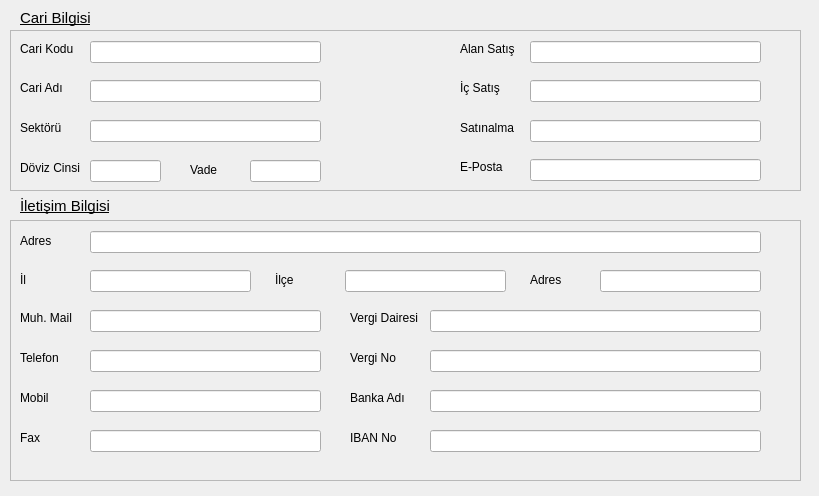
<?xml version="1.0" encoding="UTF-8"?>
<ui version="4.0">
 <class>Form</class>
 <widget class="QWidget" name="Form">
  <property name="geometry">
   <rect>
    <x>0</x>
    <y>0</y>
    <width>819</width>
    <height>496</height>
   </rect>
  </property>
  <property name="windowTitle">
   <string>Form</string>
  </property>
  <widget class="QFrame" name="accountinf">
   <property name="geometry">
    <rect>
     <x>10</x>
     <y>30</y>
     <width>791</width>
     <height>161</height>
    </rect>
   </property>
   <property name="frameShape">
    <enum>QFrame::Shape::StyledPanel</enum>
   </property>
   <property name="frameShadow">
    <enum>QFrame::Shadow::Raised</enum>
   </property>
   <widget class="QLineEdit" name="ckodu_line">
    <property name="geometry">
     <rect>
      <x>80</x>
      <y>11</y>
      <width>231</width>
      <height>22</height>
     </rect>
    </property>
   </widget>
   <widget class="QLineEdit" name="cadi_line">
    <property name="geometry">
     <rect>
      <x>80</x>
      <y>50</y>
      <width>231</width>
      <height>22</height>
     </rect>
    </property>
   </widget>
   <widget class="QLineEdit" name="csektor_line">
    <property name="geometry">
     <rect>
      <x>80</x>
      <y>90</y>
      <width>231</width>
      <height>22</height>
     </rect>
    </property>
   </widget>
   <widget class="QLabel" name="ckodu_label">
    <property name="geometry">
     <rect>
      <x>10</x>
      <y>11</y>
      <width>61</width>
      <height>16</height>
     </rect>
    </property>
    <property name="text">
     <string>Cari Kodu</string>
    </property>
   </widget>
   <widget class="QLabel" name="cadi_label">
    <property name="geometry">
     <rect>
      <x>10</x>
      <y>50</y>
      <width>49</width>
      <height>16</height>
     </rect>
    </property>
    <property name="text">
     <string>Cari Adı</string>
    </property>
   </widget>
   <widget class="QLabel" name="csektor_label">
    <property name="geometry">
     <rect>
      <x>10</x>
      <y>90</y>
      <width>49</width>
      <height>16</height>
     </rect>
    </property>
    <property name="text">
     <string>Sektörü</string>
    </property>
   </widget>
   <widget class="QLabel" name="dc_label">
    <property name="geometry">
     <rect>
      <x>10</x>
      <y>130</y>
      <width>61</width>
      <height>16</height>
     </rect>
    </property>
    <property name="text">
     <string>Döviz Cinsi</string>
    </property>
   </widget>
   <widget class="QLineEdit" name="dc_line">
    <property name="geometry">
     <rect>
      <x>80</x>
      <y>130</y>
      <width>71</width>
      <height>22</height>
     </rect>
    </property>
   </widget>
   <widget class="QLabel" name="isatis_label">
    <property name="geometry">
     <rect>
      <x>450</x>
      <y>50</y>
      <width>49</width>
      <height>16</height>
     </rect>
    </property>
    <property name="text">
     <string>İç Satış</string>
    </property>
   </widget>
   <widget class="QLineEdit" name="asatis_line">
    <property name="geometry">
     <rect>
      <x>520</x>
      <y>11</y>
      <width>231</width>
      <height>22</height>
     </rect>
    </property>
   </widget>
   <widget class="QLineEdit" name="isatis_line">
    <property name="geometry">
     <rect>
      <x>520</x>
      <y>50</y>
      <width>231</width>
      <height>22</height>
     </rect>
    </property>
   </widget>
   <widget class="QLabel" name="asatis_label">
    <property name="geometry">
     <rect>
      <x>450</x>
      <y>11</y>
      <width>61</width>
      <height>16</height>
     </rect>
    </property>
    <property name="text">
     <string>Alan Satış</string>
    </property>
   </widget>
   <widget class="QLabel" name="vade_label">
    <property name="geometry">
     <rect>
      <x>180</x>
      <y>130</y>
      <width>51</width>
      <height>20</height>
     </rect>
    </property>
    <property name="text">
     <string>Vade</string>
    </property>
   </widget>
   <widget class="QLineEdit" name="vade_line">
    <property name="geometry">
     <rect>
      <x>240</x>
      <y>130</y>
      <width>71</width>
      <height>22</height>
     </rect>
    </property>
   </widget>
   <widget class="QLineEdit" name="satinalma_line">
    <property name="geometry">
     <rect>
      <x>520</x>
      <y>90</y>
      <width>231</width>
      <height>22</height>
     </rect>
    </property>
   </widget>
   <widget class="QLineEdit" name="email_line">
    <property name="geometry">
     <rect>
      <x>520</x>
      <y>129</y>
      <width>231</width>
      <height>22</height>
     </rect>
    </property>
   </widget>
   <widget class="QLabel" name="email_label">
    <property name="geometry">
     <rect>
      <x>450</x>
      <y>129</y>
      <width>49</width>
      <height>16</height>
     </rect>
    </property>
    <property name="text">
     <string>E-Posta</string>
    </property>
   </widget>
   <widget class="QLabel" name="satinalma_label">
    <property name="geometry">
     <rect>
      <x>450</x>
      <y>90</y>
      <width>61</width>
      <height>16</height>
     </rect>
    </property>
    <property name="text">
     <string>Satınalma</string>
    </property>
   </widget>
  </widget>
  <widget class="QFrame" name="address">
   <property name="geometry">
    <rect>
     <x>10</x>
     <y>220</y>
     <width>791</width>
     <height>261</height>
    </rect>
   </property>
   <property name="frameShape">
    <enum>QFrame::Shape::StyledPanel</enum>
   </property>
   <property name="frameShadow">
    <enum>QFrame::Shadow::Raised</enum>
   </property>
   <widget class="QLineEdit" name="addr_line">
    <property name="geometry">
     <rect>
      <x>80</x>
      <y>11</y>
      <width>671</width>
      <height>22</height>
     </rect>
    </property>
   </widget>
   <widget class="QLabel" name="addr_label">
    <property name="geometry">
     <rect>
      <x>10</x>
      <y>13</y>
      <width>61</width>
      <height>16</height>
     </rect>
    </property>
    <property name="text">
     <string>Adres</string>
    </property>
   </widget>
   <widget class="QLineEdit" name="province_line">
    <property name="geometry">
     <rect>
      <x>80</x>
      <y>50</y>
      <width>161</width>
      <height>22</height>
     </rect>
    </property>
   </widget>
   <widget class="QLabel" name="province_label">
    <property name="geometry">
     <rect>
      <x>10</x>
      <y>52</y>
      <width>61</width>
      <height>16</height>
     </rect>
    </property>
    <property name="text">
     <string>İl</string>
    </property>
   </widget>
   <widget class="QLabel" name="district_label">
    <property name="geometry">
     <rect>
      <x>265</x>
      <y>52</y>
      <width>61</width>
      <height>16</height>
     </rect>
    </property>
    <property name="text">
     <string>İlçe</string>
    </property>
   </widget>
   <widget class="QLineEdit" name="district_line">
    <property name="geometry">
     <rect>
      <x>335</x>
      <y>50</y>
      <width>161</width>
      <height>22</height>
     </rect>
    </property>
   </widget>
   <widget class="QLabel" name="country_label">
    <property name="geometry">
     <rect>
      <x>520</x>
      <y>52</y>
      <width>61</width>
      <height>16</height>
     </rect>
    </property>
    <property name="text">
     <string>Adres</string>
    </property>
   </widget>
   <widget class="QLineEdit" name="country_line">
    <property name="geometry">
     <rect>
      <x>590</x>
      <y>50</y>
      <width>161</width>
      <height>22</height>
     </rect>
    </property>
   </widget>
   <widget class="QLabel" name="mmail_label">
    <property name="geometry">
     <rect>
      <x>10</x>
      <y>90</y>
      <width>61</width>
      <height>16</height>
     </rect>
    </property>
    <property name="text">
     <string>Muh. Mail</string>
    </property>
   </widget>
   <widget class="QLineEdit" name="mmail_line">
    <property name="geometry">
     <rect>
      <x>80</x>
      <y>90</y>
      <width>231</width>
      <height>22</height>
     </rect>
    </property>
   </widget>
   <widget class="QLineEdit" name="mobil_line">
    <property name="geometry">
     <rect>
      <x>80</x>
      <y>170</y>
      <width>231</width>
      <height>22</height>
     </rect>
    </property>
   </widget>
   <widget class="QLabel" name="mobil_label">
    <property name="geometry">
     <rect>
      <x>10</x>
      <y>170</y>
      <width>61</width>
      <height>16</height>
     </rect>
    </property>
    <property name="text">
     <string>Mobil</string>
    </property>
   </widget>
   <widget class="QLineEdit" name="tel_line">
    <property name="geometry">
     <rect>
      <x>80</x>
      <y>130</y>
      <width>231</width>
      <height>22</height>
     </rect>
    </property>
   </widget>
   <widget class="QLabel" name="tel_label">
    <property name="geometry">
     <rect>
      <x>10</x>
      <y>130</y>
      <width>61</width>
      <height>16</height>
     </rect>
    </property>
    <property name="text">
     <string>Telefon</string>
    </property>
   </widget>
   <widget class="QLabel" name="fax_label">
    <property name="geometry">
     <rect>
      <x>10</x>
      <y>210</y>
      <width>61</width>
      <height>16</height>
     </rect>
    </property>
    <property name="text">
     <string>Fax</string>
    </property>
   </widget>
   <widget class="QLineEdit" name="fax_line">
    <property name="geometry">
     <rect>
      <x>80</x>
      <y>210</y>
      <width>231</width>
      <height>22</height>
     </rect>
    </property>
   </widget>
   <widget class="QLabel" name="iban_label">
    <property name="geometry">
     <rect>
      <x>340</x>
      <y>210</y>
      <width>61</width>
      <height>16</height>
     </rect>
    </property>
    <property name="text">
     <string>IBAN No</string>
    </property>
   </widget>
   <widget class="QLineEdit" name="vno_line">
    <property name="geometry">
     <rect>
      <x>420</x>
      <y>130</y>
      <width>331</width>
      <height>22</height>
     </rect>
    </property>
   </widget>
   <widget class="QLabel" name="bank_label">
    <property name="geometry">
     <rect>
      <x>340</x>
      <y>170</y>
      <width>61</width>
      <height>16</height>
     </rect>
    </property>
    <property name="text">
     <string>Banka Adı</string>
    </property>
   </widget>
   <widget class="QLineEdit" name="iban_line">
    <property name="geometry">
     <rect>
      <x>420</x>
      <y>210</y>
      <width>331</width>
      <height>22</height>
     </rect>
    </property>
   </widget>
   <widget class="QLabel" name="vno_label">
    <property name="geometry">
     <rect>
      <x>340</x>
      <y>130</y>
      <width>61</width>
      <height>16</height>
     </rect>
    </property>
    <property name="text">
     <string>Vergi No</string>
    </property>
   </widget>
   <widget class="QLineEdit" name="vd_line">
    <property name="geometry">
     <rect>
      <x>420</x>
      <y>90</y>
      <width>331</width>
      <height>22</height>
     </rect>
    </property>
   </widget>
   <widget class="QLineEdit" name="bank_line">
    <property name="geometry">
     <rect>
      <x>420</x>
      <y>170</y>
      <width>331</width>
      <height>22</height>
     </rect>
    </property>
   </widget>
   <widget class="QLabel" name="vd_label">
    <property name="geometry">
     <rect>
      <x>340</x>
      <y>90</y>
      <width>71</width>
      <height>16</height>
     </rect>
    </property>
    <property name="text">
     <string>Vergi Dairesi</string>
    </property>
   </widget>
  </widget>
  <widget class="QLabel" name="label">
   <property name="geometry">
    <rect>
     <x>20</x>
     <y>196</y>
     <width>111</width>
     <height>20</height>
    </rect>
   </property>
   <property name="font">
    <font>
     <pointsize>11</pointsize>
     <bold>false</bold>
     <underline>true</underline>
    </font>
   </property>
   <property name="text">
    <string>İletişim Bilgisi</string>
   </property>
  </widget>
  <widget class="QLabel" name="label_2">
   <property name="geometry">
    <rect>
     <x>20</x>
     <y>10</y>
     <width>111</width>
     <height>16</height>
    </rect>
   </property>
   <property name="font">
    <font>
     <pointsize>11</pointsize>
     <underline>true</underline>
    </font>
   </property>
   <property name="text">
    <string>Cari Bilgisi</string>
   </property>
  </widget>
 </widget>
 <resources/>
 <connections/>
</ui>
